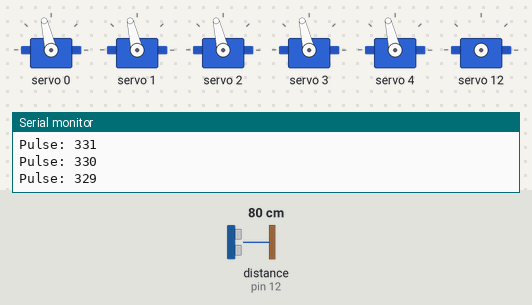
A sketch run on a simulated Arduino Uno, built with avr-gcc and run on an emulated ATmega328P. Shown: 6 × servo, the last lines printed to the serial monitor. The inputs (shaded band) are chosen by the test bench; at power-on: distance to the obstacle (sensor on pin 12) 80 cm. The echo pulse lasts 58.3 µs per cm.

Above: at 1.17 s.
At 6.3 s:
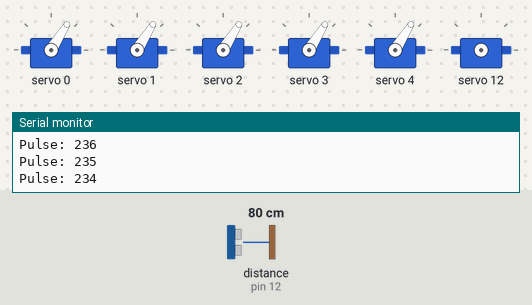
At 12.12 s:
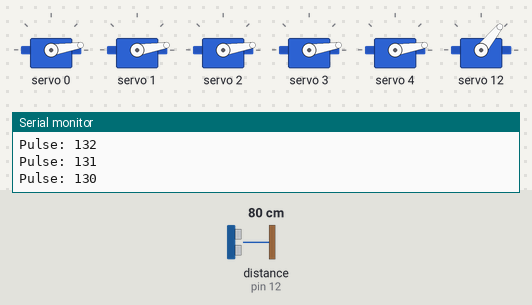
At 16.4 s:
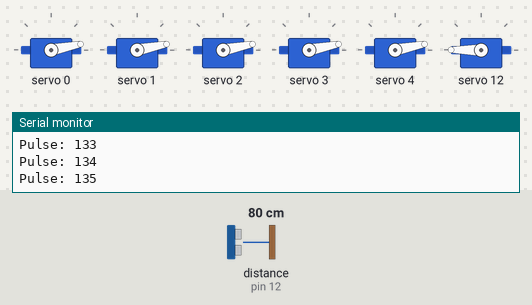
At 22.9 s:
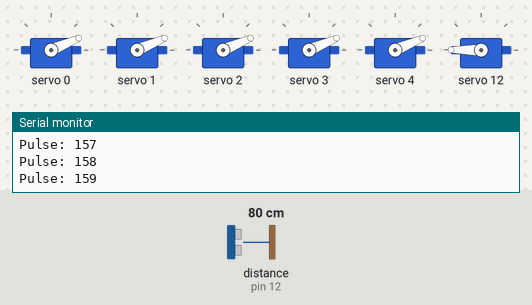
At 36.9 s:
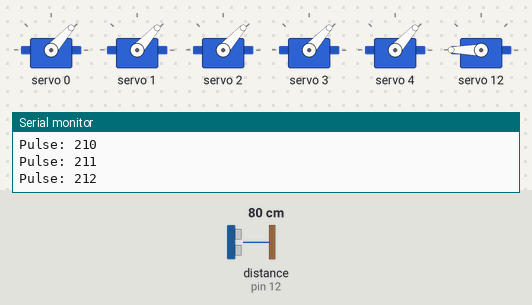
Timing chart, 0 to 40.0 s (numbered marks = the images above):
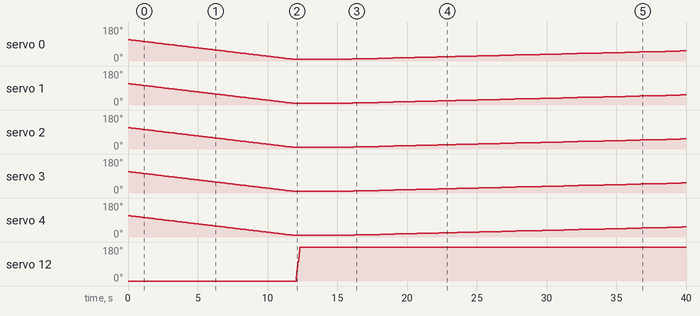

The sketch:

Robotic_Flower_v0.7.ino
```cpp
#include <NewPing.h>
#include <Servo.h>
#include <Wire.h>
#include <Adafruit_PWMServoDriver.h>

// called this way, it uses the default address 0x40
Adafruit_PWMServoDriver pwm = Adafruit_PWMServoDriver();

#define TRIGGER_PIN  13  // Arduino pin tied to trigger pin on the ultrasonic sensor.
#define ECHO_PIN     12  // Arduino pin tied to echo pin on the ultrasonic sensor.
#define MAX_DISTANCE 20000 // Maximum distance we want to ping for (in centimeters). Maximum sensor distance is rated at 400-500cm.
#define SERVOMIN  130 // this is the 'minimum' pulse length count (out of 4096)
#define SERVOMAX  350 // this is the 'maximum' pulse length count (out of 4096)
#define SERVO_FREQ 50 // Analog servos run at ~50 Hz updates


NewPing sonar(TRIGGER_PIN, ECHO_PIN, MAX_DISTANCE); // NewPing setup of pins and maximum distance.

const int numReadings = 50;
int val;                      // variable to read the value from the sonar analog pin
int servoval;
int readings[numReadings];
int readIndex = 0;              // the index of the current reading
int total = 0;                  // running total to calculat sonar average distance
int average = 0;                // the average sonar distance reading

// our servo # counter
uint8_t servonum = 0;           //this just used internally, doesn't reflet number of servos
int Pulse = 0;                  //PWM frequency value for controlling servos

void setup() {
  Serial.begin(115200); // Open serial monitor at 115200 baud to see ping results.
  // initialize all the sonar readings to 0:
  for (int thisReading = 0; thisReading < numReadings; thisReading++) {
    readings[thisReading] = 0;
  }
  pwm.begin();
  pwm.setPWMFreq(SERVO_FREQ);  // Analog servos run at ~50 Hz updates

  pwm.setPWM(0, 0, Pulse);
  pwm.setPWM(1, Pulse, 0);
  pwm.setPWM(2, Pulse, 0);
  pwm.setPWM(3, 0, Pulse);
  pwm.setPWM(4, 0, Pulse);

  Pulse = SERVOMIN;
  //yield();
}

void shy_flower() {
    ////////////////////////////////////////////////////////////////////////////
    //Servo Closing and slowly opening mvmt
    ////////////////////////////////////////////////////////////////////////////
    //Turn off blue led
    pwm.setPWM(13,0, 4096);

    //Quickly close the flower
    for (Pulse = SERVOMAX-1; Pulse >= SERVOMIN; Pulse--)
    {
    Serial.print("Pulse: ");
    Serial.println(Pulse);
    pwm.setPWM(0, 0, Pulse);
    pwm.setPWM(1, 0, Pulse);
    pwm.setPWM(2, 0, Pulse);
    pwm.setPWM(3, 0, Pulse);
    pwm.setPWM(4, 0, Pulse);
    delay(50);
    }

    //Turn the yellow leds on slowly
    for (int i=0; i<4095; i++)
    {
    pwm.setPWM(12,1, i);
    }

    //Slowly open the petals
    for (Pulse = SERVOMIN; Pulse < SERVOMAX; Pulse++)
    {
    Serial.print("Pulse: ");
    Serial.println(Pulse);
    pwm.setPWM(0, 0, Pulse);
    delay(40);
    pwm.setPWM(1, 0, Pulse);
    delay(40);
    pwm.setPWM(2, 0, Pulse);
    delay(40);
    pwm.setPWM(3, 0, Pulse);
    delay(40);
    pwm.setPWM(4, 0, Pulse);
    delay(100);
    }

    //Turn the yellow leds off slowly
    for (int i=4095; i>0; i--)
    {
    pwm.setPWM(12,1, i);
    }

    get_sonar();
    loop();
}

void happy_flower() {
    ////////////////////////////////////////////////////////////////////////////
    //Servo Pulsing Movement
    /////////////////////////////////////////////////////////////////////////////

  for (Pulse = SERVOMAX-1; Pulse >= SERVOMIN+180; Pulse--)
  {
  Serial.print("Pulse: ");
  Serial.println(Pulse);
  pwm.setPWM(0, 0, Pulse);
  pwm.setPWM(1, 0, Pulse);
  pwm.setPWM(2, 0, Pulse);
  pwm.setPWM(3, 0, Pulse);
  pwm.setPWM(4, 0, Pulse);
  delay(30);
  }

  //Turn on blue leds slowly
  for (int i=500; i<4095; i = i+5)
  {
  pwm.setPWM(13,1, i);
  }

  for (Pulse = SERVOMIN+180; Pulse < SERVOMAX; Pulse++)
  {
  Serial.print("Pulse: ");
  Serial.println(Pulse);
  pwm.setPWM(0, 0, Pulse);
  pwm.setPWM(2, 0, Pulse);
  pwm.setPWM(1, 0, Pulse);
  pwm.setPWM(4, 0, Pulse);
  pwm.setPWM(3, 0, Pulse);
  delay(40);
  }

  //turn off blue leds slowly
  for (int i=4094; i>500; i=i-5)
  {
  pwm.setPWM(13,1, i);
  }

  get_sonar();
  loop();
}

void get_sonar() {
  ///////////////////////////////////////////////////////////////////////////
  //Get reading from Sonar sensor
  //////////////////////////////////////////////////////////////////////////
  for (int i=0; i<10; i++)
  {
    unsigned int uS = sonar.ping();                   // Send ping, get ping time in microseconds (uS).
    int distance = sonar.convert_cm(uS);

    total = total - readings[readIndex];              // subtract the last reading:
    readings[readIndex] = distance;                   // sensor distance value
    total = total + readings[readIndex];              // add the reading to the total:
    readIndex = readIndex + 1;                        // advance to the next position in the array:

    if (readIndex >= numReadings) {                   // if we're at the end of the array...
      readIndex = 0;                                  // ...wrap around to the beginning:
    }

    average = total / numReadings;                    // calculate the average:

    val = map(average, 20, 200, 10, 90);              // scale it to use it with the servo (value between 0 and 90)
    //servoval = constrain(val, 10, 90);
    //myservo.write(servoval);                          // sets the servo position according to the scaled value
    Serial.print("Sonar Average Distance: ");
    Serial.print(average);
    Serial.print("      ");
    Serial.print("Val: ");
    Serial.println(val);
  }
}

void loop() {
  get_sonar();
  if (average<20)
  {
    shy_flower();
  }

  else
  {
    happy_flower();
  }
  ////////////////////////////////////////////////////////////////////////////
}
```

Measured:
- by itself, servo 0: 113° → 112° at 0.12 s, → 111° 0.11 s later, → 110° 0.11 s later, → 109° 0.11 s later, … (148 changes in this stretch)
- by itself, servo 1: 113° → 112° at 0.12 s, → 111° 0.11 s later, → 110° 0.11 s later, → 109° 0.11 s later, … (148 changes in this stretch)
- by itself, servo 2: 113° → 112° at 0.12 s, → 111° 0.11 s later, → 110° 0.11 s later, → 109° 0.11 s later, … (148 changes in this stretch)
- by itself, servo 3: 113° → 112° at 0.12 s, → 111° 0.11 s later, → 110° 0.11 s later, → 109° 0.11 s later, … (148 changes in this stretch)
- by itself, servo 4: 113° → 112° at 0.12 s, → 111° 0.11 s later, → 110° 0.11 s later, → 109° 0.11 s later, … (148 changes in this stretch)
- by itself, servo 12: 0° → 180° at 12.1 s
